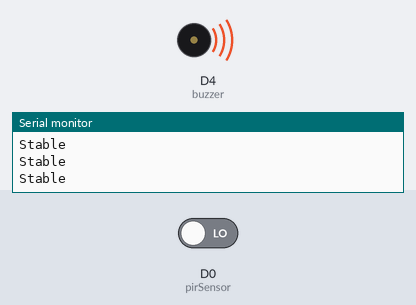
Bench run of a sketch on a simulated ESP8266 (NodeMCU). On the bench: buzzer (waves = sounding, pin HIGH), the last lines printed to the serial monitor. The test bench sets the inputs (shaded band); at power-on: D0 (pirSensor) LOW.

Above: at 1.2 s.
1.3 s: D0 (pirSensor) driven HIGH
At 2.1 s:
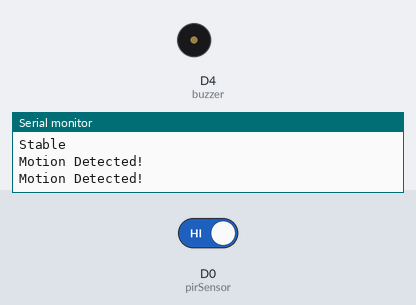
4.3 s: D0 (pirSensor) driven LOW
At 4.9 s:
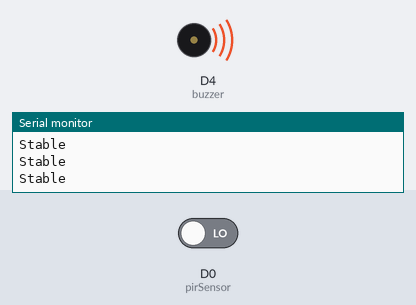
Timing chart, 0 to 7.3 s (numbered marks = the images above; inputs shaded):
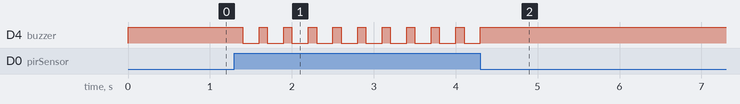

The sketch:

security_system.ino
```cpp
int pirSensor = D0;
int buzzer = D4;

void setup() {
    // put your setup code here, to run once:
  Serial.begin(9600);
  pinMode(pirSensor, INPUT);
  pinMode(buzzer, OUTPUT);
}

void loop() {
      // put your loopcode here, to run once:
  int sensorValue = digitalRead(pirSensor);

  if (sensorValue == 1) {
     digitalWrite (buzzer, HIGH) ; //send tone
      delay (100) ;
      digitalWrite (buzzer, LOW) ; //no tone
      delay (100);
    Serial.println("Motion Detected!");
    delay(100);
  }
  else
  {
    digitalWrite(buzzer, HIGH);
    Serial.println("Stable");
    delay(100);
    }
}
```

Measured:
- after the input at 1.3 s, D4 (buzzer): alternates HIGH for 0.10 s and LOW for 0.20 s, starting after 0.10 s
- after the input at 4.3 s, D4 (buzzer): goes on until 4.3 s, then stays HIGH
